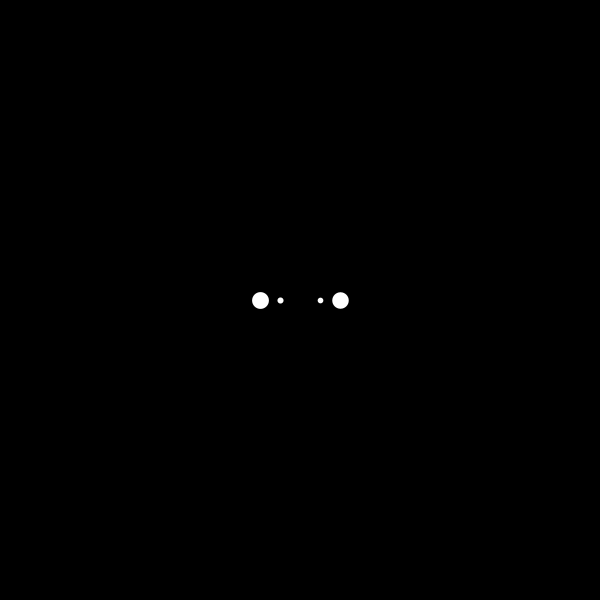
Frame 1 (no input)
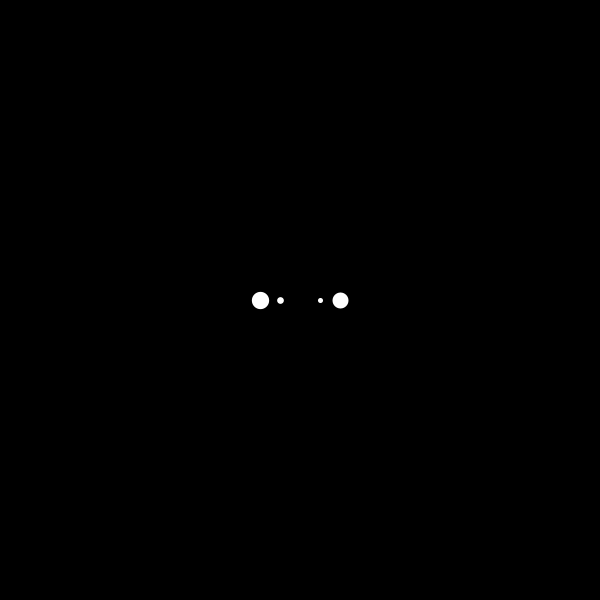
Frame 60 (the mouse pressed at the canvas centre just before this capture)
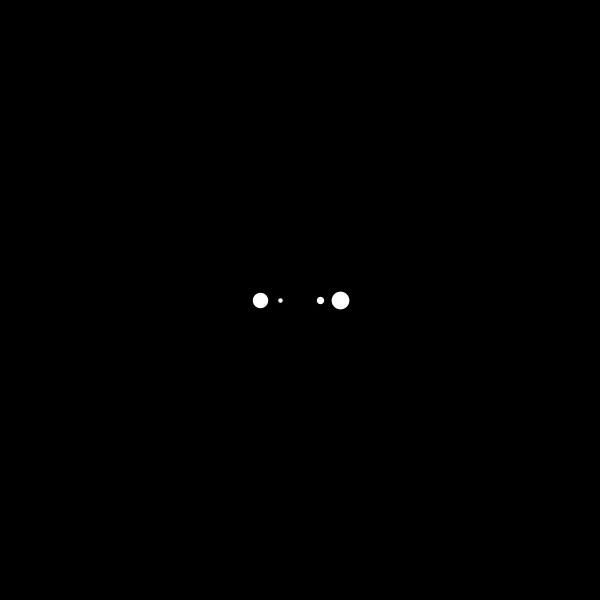
Frame 120 (the mouse held since frame 60 and released just before this capture)

The Processing sketch that drew these frames (run headless with seeded random() and noise(); from frame 60 on, the mouse is pressed at the canvas centre):

// Processing sketch: loadingscreen
// ── loadingscreen.pde
void setup(){
  size(600,600);
  background(0);
}
float cx=260,cy=200;
float a=0;
void draw(){
  background(0);
  stroke(255);
 
  
 
  
  float x=300-40;
  
  
  for(int i=0;i<5;i++){
     strokeWeight((1+sin(a+x))*10);
    point(x,300);
    x+=20;
  }
  cy=sin(a)*10+300;
  //point(cx,cy);
  a+=1/PI;
  
  
}
